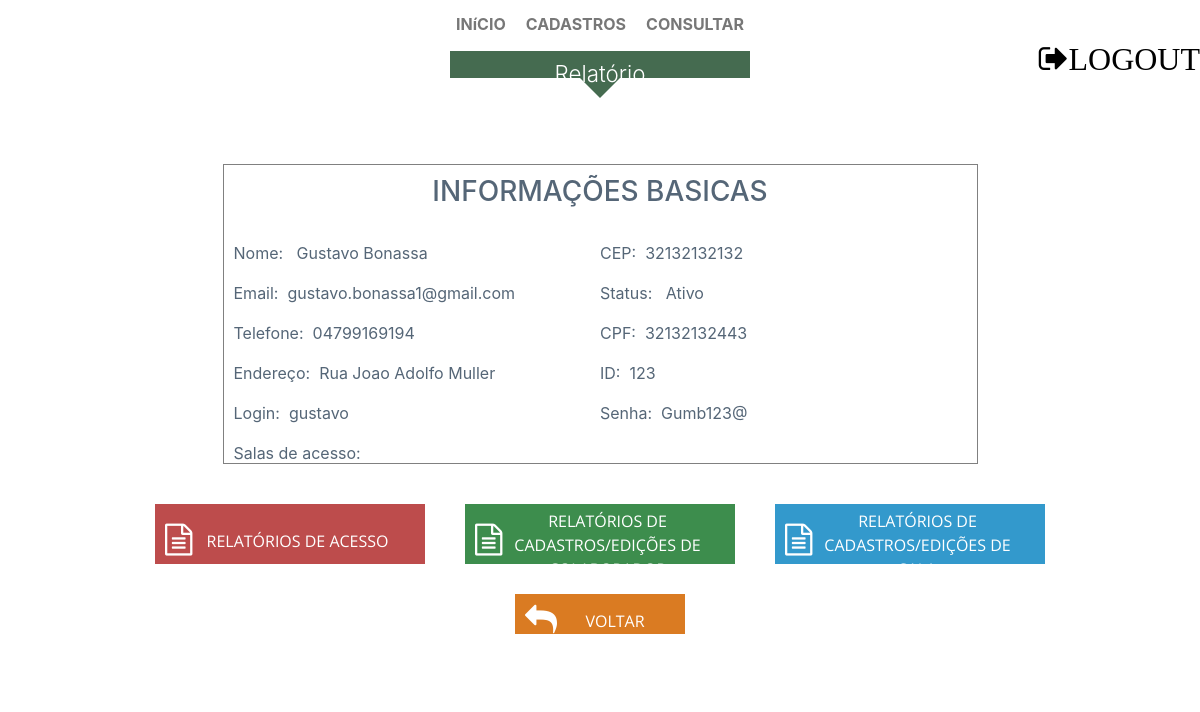
The app's page /TCC/page/relatorio_consultor.php?id=1 (signed in) with its own data.
### tables this page shows
CREATE TABLE IF NOT EXISTS `consultor` (
  `id_cons` int(10) unsigned NOT NULL,
  `nome_cons` varchar(45) DEFAULT NULL,
  `snome_cons` varchar(45) DEFAULT NULL,
  `email_cons` varchar(45) DEFAULT NULL,
  `tel_cons` varchar(15) DEFAULT NULL,
  `end_cons` varchar(45) DEFAULT NULL,
  `cep_cons` varchar(15) DEFAULT NULL,
  `cpf_cons` varchar(15) DEFAULT NULL,
  `login_cons` varchar(15) DEFAULT NULL,
  `senha_cons` varchar(15) DEFAULT NULL,
  `status_cons` varchar(10) DEFAULT NULL,
  `rfid_cons` varchar(20) DEFAULT NULL
);

### TCC/page/relatorio_consultor.php (the view, shortened to what this page needs)
<?php
$verifica=$_SESSION["login"];
if(!empty($verifica))
{
?>
<!DOCTYPE html>
<html>
  <head>
        <link rel="stylesheet" href="../css/EstiloAll.css">
		<link rel="stylesheet" href="../css/EstiloPages.css">
		<link rel="stylesheet" href="https://maxcdn.bootstrapcdn.com/font-awesome/4.4.0/css/font-awesome.min.css">
		<link rel="stylesheet" href="css/bootstrap.css">
  </head>
  <body>
		<header>
				<div class="menu">
					<ul>
						<li><a href="../index.php">INíCIO</a></li>
						<li>
							<a href='#'>CADASTROS</a>
						</li>
						<li>
							<a href='#'>CONSULTAR</a>
						</li>
					</ul>
				</div>
		</header>
		<a href="../funcao/logout.php"><div id="logoutr"><h6><i class="fa fa-sign-out fa-2x">LOGOUT</i></h6></div></a>
		<div id="login">
			<h1>Relatório</h1>
		</div>
	<div class="mid">
	<?php
	$id = null;
	if(!empty($_GET["id"]))
	{
		$id = $_GET["id"];
	}
	$pdo = Database::connect();
	$pdo->setAttribute(PDO::ATTR_ERRMODE,PDO::ERRMODE_EXCEPTION);
	$sql = "SELECT * FROM consultor WHERE id_cons=?";
	$q = $pdo->prepare($sql);
	$q->execute(array($id));
	$data = $q->fetch(PDO::FETCH_ASSOC);
	$nome_cons = $data["nome_cons"];
	$snome_cons = $data["snome_cons"];
	$email_cons = $data["email_cons"];
	$end_cons = $data["end_cons"];
	$cep_cons = $data["cep_cons"];
	$cpf_cons = $data["cpf_cons"];
	$status_cons = $data["status_cons"];
	$tel_cons = $data["tel_cons"];
	$login_cons = $data["login_cons"];
	$senha_cons = $data["senha_cons"];
	$rfid_cons = $data["rfid_cons"];
?>
				<div id="alinhamento" class="sidebar-search">
				<br>
				<br>
				</div>
					<div class="midpage">
				<div class="relacolaborador">
					<center><h3>INFORMAÇÕES BASICAS</h3></center><br>
					<div class="rela1">
						<p class="esquerda">Nome:&nbsp&nbsp <?php echo !empty($nome_cons)?$nome_cons." ":'';echo !empty($snome_cons)?$snome_cons:'';?></p>
						<p class="esquerda">Email:&nbsp&nbsp<?php echo !empty($email_cons)?$email_cons:'';?></p>
						<p class="esquerda">Telefone:&nbsp&nbsp<?php echo !empty($tel_cons)?$tel_cons:'';?></p>
						<p class="esquerda">Endereço:&nbsp&nbsp<?php echo !empty($end_cons)?$end_cons:'';?></p>
						<p class="esquerda">Login:&nbsp&nbsp<?php echo !empty($login_cons)?$login_cons:'';?></p>
					</div>
					<div class="rela1">
						<p class="esquerda">CEP:&nbsp&nbsp<?php echo !empty($cep_cons)?$cep_cons:'';?></p>
						<p class="esquerda">Status:&nbsp&nbsp  <?php if($status_cons=="ativo"){echo 'Ativo';}else{echo 'Inativo';}?></p>
						<p class="esquerda">CPF:&nbsp&nbsp<?php echo !empty($cpf_cons)?$cpf_cons:'';?></p>
						<p class="esquerda">ID:&nbsp&nbsp<?php echo !empty($rfid_cons)?$rfid_cons:'';?></p>
						<p class="esquerda">Senha:&nbsp&nbsp<?php echo !empty($senha_cons)?$senha_cons:'';?></p>
					</div>
					<br><br><br>
					<p class="esquerda" style="margin-top:60px;">Salas de acesso:
				?></p>
				</div>
			<div class="ralatoriosmenu" >
			<table>
				<td>
					<div class="botaorela botaorela2" id="collapseRela2">
					<div class="icons">
						<i class="fa fa-file-text-o fa-2x"></i>
					</div>
						<p>RELATÓRIOS DE ACESSO</p>
					</div>
				</td>
				<td>
					<div class="botaorela botaorela3" id="collapseRela3">
					<div class="icons">
						<i class="fa fa-file-text-o fa-2x"></i>
					</div>
						<p>RELATÓRIOS DE CADASTROS/EDIÇÕES DE COLABORADOR</p>
					</div>
				</td>
				<td>
					<div class="botaorela botaorela4" id="collapseRela4">
					<div class="icons">
						<i class="fa fa-file-text-o fa-2x"></i>
					</div>
					<p>RELATÓRIOS DE CADASTROS/EDIÇÕES DE <br>SALA</p>
					</div>
				</td>
			</table>
			</div>
				<center><a href="../page/consulta_consultor.php">
							<div class="botao botaocola" id="limparCampos">
							<div class="iconsrela">
								<i class="fa fa-reply fa-2x"></i>
							</div>
							<p>VOLTAR</p>
							</div>
						</a></center>
	</div>
  </body>
</html>
<?php
}else{
header("Location:../login.php?logout=1");
}
?>

### TCC/css/EstiloAll.css (style rules this page uses)
* { margin:0;padding:0; }
body { background:#5F9F72; font-family:'Open Sans',sans-serif; min-width:1020px; }
td { text-align:right; }
.mid { background-color:white; color:#567; margin-right:50px; margin-left:50px; margin-bottom:10px; min-height: 450px; padding-bottom: 30px; }
a { text-decoration: none; transition: all ease-in-out .2s; }
#login { width: 300px; height: 40px; margin:0 auto; margin-top:8px; margin-bottom:2%; transition:opacity 1s; -webkit-transition:opacity 1s; }
#login h1 { background: #456B50; padding-top: 10px; padding-bottom: 17px; font-size: 140%; font-weight: 300; text-align: center; color: #fff; height: 25px; }
.botao { width:170px; height:60px; text-align:center; position:relative; border:0; font-family:'Open Sans',sans-serif; font-size:100%; color:#fff; margin:20px; cursor:pointer; transition:background .3s; -webkit-transition:background .3s; padding-top:15px; padding-left:15px; }
table { margin:0 auto; }
.menu ul { position:; margin-left:auto; margin-right:auto; margin-top:0; margin-bottom:10px; display:table; }
.menu { position : relative; width: 100%; height: 43px; background: #FFFFFF; font-weight: bold; text-align:center; }
.menu li { margin:2px 0 0 0; float:left; list-style-type: none; list-style:none; }
.menu li a { color: #777; text-decoration: none; float: left; padding: 10px 10px 10px 10px; display:block; }
.midpage { text-align:center; width:100%; margin-top: 1px; margin-bottom:20px; }
div.icons { bottom: 0; margin: auto; position: absolute; left: 10px; top: 20px; text-align: center; }
.botaocola { background:#DA7B22; height:40px; padding-left:30px; margin: 10px; }
.rela1 { float:left; width:50%; }
p.esquerda { text-align:left; }
.relacolaborador { margin:0 auto; margin-bottom:20px; padding:10px; border:1px solid gray; min-width: 755px; width: 58%; min-height: 230px; max-height: 300px; }
#logoutr { float:right; color:black; }
.botaorela { width:270px; height:60px; text-align:center; position:relative; border:0; font-family:'Open Sans',sans-serif; font-size:100%; color:#fff; margin:20px; cursor:pointer; transition:background .3s; -webkit-transition:background .3s; padding-top:5px; padding-left:15px; padding-bottom:10px; }
.botaorela2 p { padding-top:20px; }
.botaorela2 { background:#BD4C4C; }
.botaorela3 { background:#3D8D4D; }
.botaorela4 { background:#3399cc; }

### TCC/css/EstiloPages.css (style rules this page uses)
div.iconsrela { bottom: 0; margin: auto; position: absolute; left: 10px; top: 10px; text-align: center; }

### records on screen
consultor: nome_cons "Gustavo", snome_cons "Bonassa", email_cons "gustavo.bonassa1@gmail.com", tel_cons "04799169194", end_cons "Rua Joao Adolfo Muller", login_cons "gustavo", cep_cons "32132132132", cpf_cons "32132132443", rfid_cons "123", senha_cons "Gumb123@"
